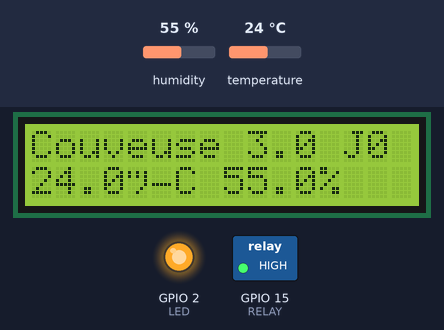
A sketch run on a simulated ESP32. Shown: 16×2 character LCD, switched loads named in the sketch (green lamp = pin HIGH), output pins drawn as LEDs (lit = HIGH). Inputs (shaded band) come from the test bench; at power-on: temperature 24 °C, humidity 55 %. What the sketch prints to the serial monitor is not drawn.

Above: at 1.2 s.
1.3 s: temperature set to 37 °C
At 2.9 s:
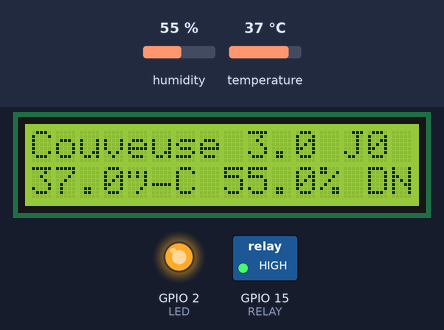
5.4 s: temperature set to 40 °C
At 6.9 s:
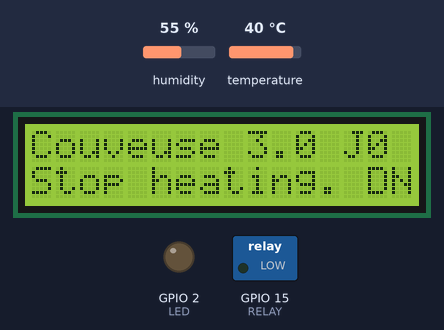
9.5 s: humidity set to 52 %
At 11.2 s:
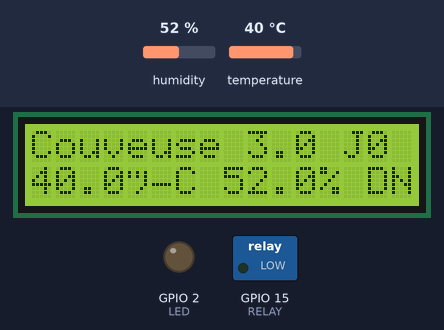
12.9 s: humidity set to 49 %
At 15.1 s:
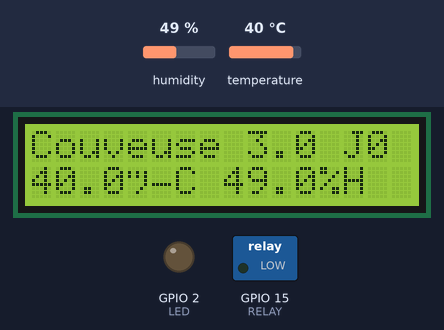
16.0 s: humidity set to 46 %
At 17.3 s:
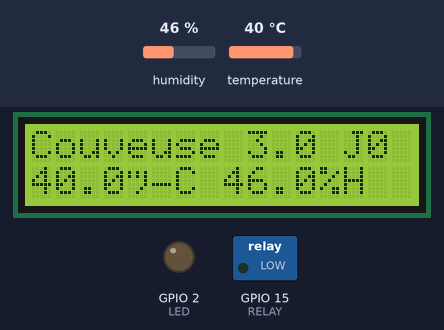
18.0 s: humidity set to 43 %
At 19.4 s:
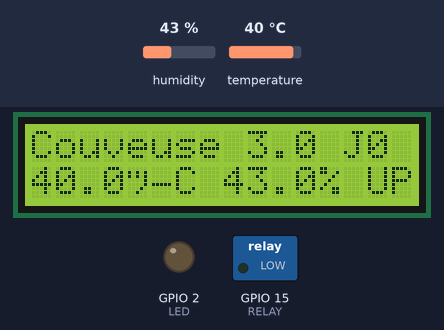
Timing chart, 0 to 21.0 s (numbered marks = the images above; inputs shaded):
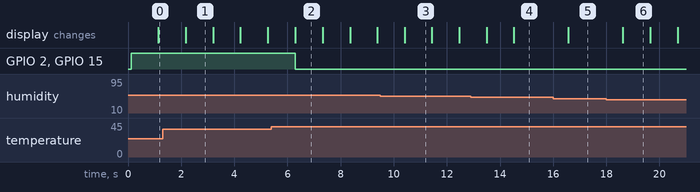

The sketch:

incubator.ino
```cpp
/**********************************************************************
  Filename    : Drive LiquidCrystal I2C to display characters
  Description : I2C is used to control the display characters of LCD1602.
  Auther      : www.freenove.com
  Modification: 2020/07/11
**********************************************************************/
// Version 1.1.2
// https://github.com/johnrickman/LiquidCrystal_I2C
//#include <LiquidCrystal_I2C.h>

//  Version 2.0.2
// https://github.com/locple/LCDI2C_Multilingual
#include <LCDI2C_Multilingual.h>

#include <Wire.h>

#define SDA 21                    //Define SDA pins
#define SCL 22                    //Define SCL pins

// Version 1.4.6
// https://github.com/adafruit/DHT-sensor-library
#include <DHT.h>
#include <DHT_U.h>

#define DHTPIN 32
#define DHTTYPE DHT11

// init sensor temperature and humidity
DHT_Unified dht(DHTPIN, DHTTYPE);

// DTH values
float temperature = 0;
float humidity = 0;

bool heaterOn = false;
bool blink = false;

// Relay Heater
#define RELAY 15
#define LED 2

// every 1s
#define REFRESH_RATE 1000

#define LOWEST_TEMP 37
#define HIGHEST_TEMP 38

#define DAY_MS (1000 * 60 * 60 * 24)

/*
 * note:If lcd1602 uses PCF8574T, IIC's address is 0x27,
 *      or lcd1602 uses PCF8574AT, IIC's address is 0x3F.
 * 16x2 screen size
*/
//LiquidCrystal_I2C lcd(0x3F, 16, 2);
LCDI2C_Latin_Symbols lcd(0x3F, 16, 2);

void setup() {
  Serial.begin(115200); // opens serial port, sets data rate to 115200 bps
  pinMode(RELAY, OUTPUT);
  pinMode(LED, OUTPUT);

  // sensor t° and humidity startup
  dht.begin();

  Wire.begin(SDA, SCL);           // attach the IIC pin
  lcd.init();                     // LCD driver initialization
  lcd.backlight();                // Open the backlight
  lcd.setCursor(0,0);             // Move the cursor to row 0, column 0
  lcd.print("Couveuse 3.0");     // The print content is displayed on the LCD
}

void relayOff() {
  Serial.println("Stop heating...");
  lcd.setCursor(0,1);
  lcd.print("Stop heating...");
  digitalWrite(LED, LOW);
  digitalWrite(RELAY, LOW);
  heaterOn = false;
}

void relayOn() {
  Serial.println("Start heating...");
  lcd.setCursor(0,1);
  lcd.print("Start heating...");
  digitalWrite(LED, HIGH);
  digitalWrite(RELAY, HIGH);
  heaterOn = true;
}

// in case of error we stop heating
void sensorError() {
  lcd.clear();
  lcd.setCursor(0,0);
  lcd.print("!!ERROR SENSOR!!");
  relayOff();
}

// Le DHT11 refresh data every 1s
void sensorDTH11Update() {
  char line[20];

  // Get temperature event and print its value.
  sensors_event_t event;
  dht.temperature().getEvent(&event);
  if (isnan(event.temperature)) {
    Serial.println("Fail to recieve temperature DTH11 data");
    sensorError();
    return;
  } else {
    temperature = event.temperature;
  }
  dht.humidity().getEvent(&event);
  if (isnan(event.relative_humidity)) {
    Serial.println("Fail to recieve humidity DTH11 data");
    sensorError();
  } else {
    humidity = event.relative_humidity;
  }
  lcd.setCursor(0,1);
  sprintf(line, "%0.1f°C %0.1f%%H   ", temperature, humidity);
  Serial.println(line);
  lcd.print(line);
}

// Relay heater control
void heaterControl() {
  if ((temperature < 37) && (!heaterOn)) {
    relayOn();
  }
  if ((temperature > 38) && (heaterOn)) {
    relayOff();
  }
}

void timeUpdate() {
  char line[5];
  lcd.setCursor(12,0);
  sprintf(line, " J%d", millis() / DAY_MS);
  lcd.print(line);
}

// 0 to 19 days humidity must be between 45 and 50%
// 19 to 21  days humidity must be between 70 and 75%
void humidityCheck() {
  int day = millis() / DAY_MS;
  lcd.setCursor(13,1);

  if (blink) {
    lcd.print("   ");
    blink = !blink;
    return;
  }

  if (day < 19) {
    if (humidity > 50) {
      lcd.print(" DN");
      blink = !blink;
      return;
    }
    if (humidity < 45) {
      lcd.print(" UP");
      blink = !blink;
      return;
    }
  } else {
    if (humidity > 75) {
      lcd.print(" DN");
      blink = !blink;
      return;
    }
    if (humidity < 70) {
      lcd.print(" UP");
      blink = !blink;
      return;
    }
  }
}

// Main function
void loop() {
  sensorDTH11Update();
  timeUpdate();
  heaterControl();
  humidityCheck();
  delay(REFRESH_RATE);
}
```

Measured:
- the behaviour switches between 38 and 39 °C on temperature (found by bisection; images 1 and 2)
- the behaviour switches between 51 and 50 % on humidity (found by bisection; images 3 and 4)
- the behaviour switches between 45 and 44 % on humidity (found by bisection; images 5 and 6)
- after the input at 1.3 s, the display: changes after 0.87 s (image 1)
- after the input at 5.4 s, GPIO 2 (LED), GPIO 15 (RELAY): HIGH → LOW after 0.90 s; the display: changes after 0.90 s (image 2)
- after the input at 9.5 s, the display: changes after 0.91 s (image 3)
- after the input at 12.9 s, the display: first changes after 0.60 s (image 4 shows a later state)
- after the input at 16.0 s, the display: changes after 0.57 s (image 5)
- after the input at 18.0 s, the display: changes after 0.62 s (image 6)
